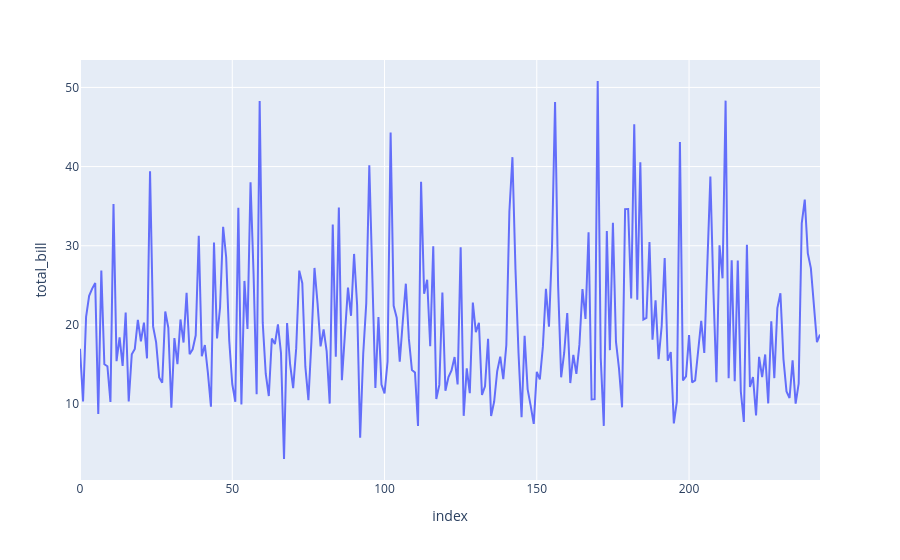

Source (notebook cell):
### Code cell
import plotly.express as px

fig = px.line(tips,y='total_bill')

fig.show()

### Figure 1 — Plotly figure (JSON) as saved in the notebook; plotly's stock layout.template omitted (floating-point values rounded to 4 significant figures; data arrays with more than 128 entries replaced by an {"elided": "..."} marker saying what was removed)
{"data": [{"hovertemplate": "index=%{x}<br>total_bill=%{y}<extra></extra>", "legendgroup": "", "line": {"color": "#636efa", "dash": "solid"}, "marker": {"symbol": "circle"}, "mode": "lines", "name": "", "orientation": "v", "showlegend": false, "type": "scatter", "x": {"elided": "244 int values"}, "xaxis": "x", "y": {"elided": "244 float values"}, "yaxis": "y"}], "layout": {"legend": {"tracegroupgap": 0}, "margin": {"t": 60}, "xaxis": {"anchor": "y", "domain": [0, 1], "title": {"text": "index"}}, "yaxis": {"anchor": "x", "domain": [0, 1], "title": {"text": "total_bill"}}}}
